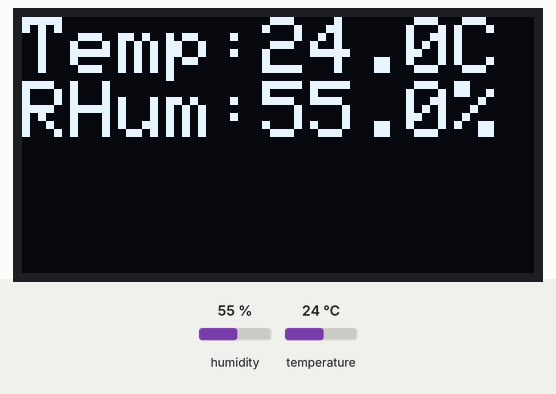
This program was run on a simulated Arduino Mega 2560, built with avr-gcc and run on an emulated ATmega2560. Parts: 128×64 one-colour display. The test bench sets the inputs (shaded band); at power-on: humidity 55 %, temperature 24 °C.

Above: at 1.2 s.
1.3 s: humidity set to 22 %
At 2.7 s:
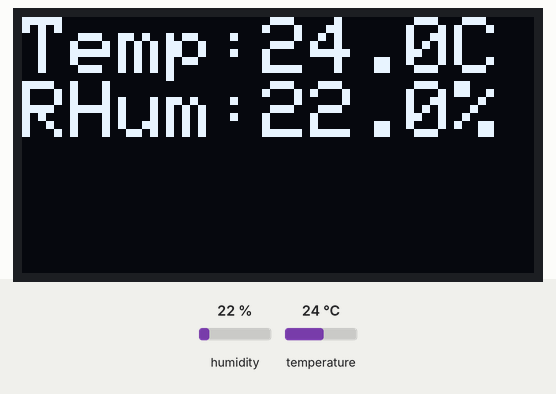
4.2 s: temperature set to 12 °C
At 5.7 s:
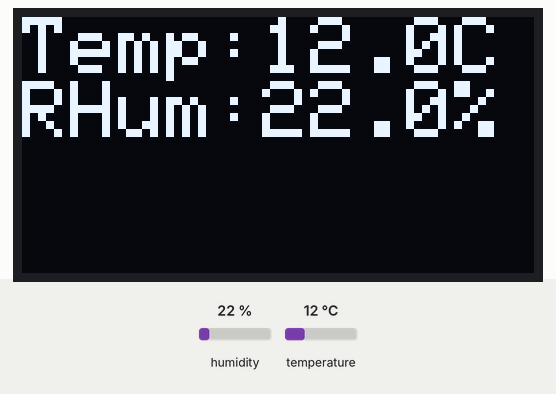
7.1 s: humidity set to 40 %
At 9.4 s:
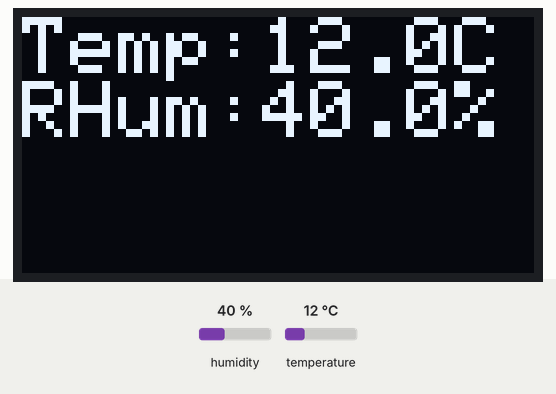
10.1 s: temperature set to 19 °C
At 11.2 s:
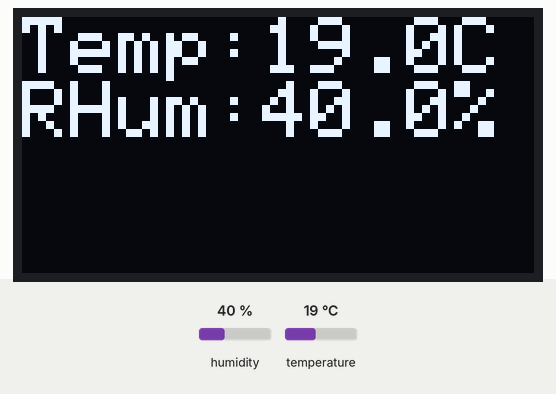
Timing chart, 0 to 13.1 s (numbered marks = the images above; inputs shaded):
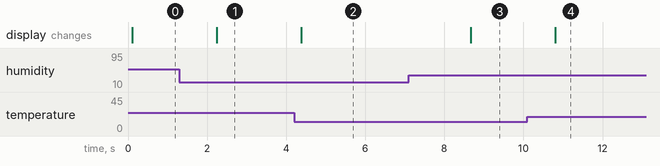

Measured:
- after the input at 1.3 s, the display: changes after 0.95 s (image 1)
- after the input at 4.2 s, the display: changes after 0.19 s (image 2)
- after the input at 7.1 s, the display: changes after 1.6 s (image 3)
- after the input at 10.1 s, the display: changes after 0.71 s (image 4)

The program:

main.cpp
```cpp
#include <Arduino.h>

#include <Adafruit_Sensor.h>
#include <DHT.h>
#include <DHT_U.h>

DHT dht11(2, DHT11, 1);

#include <Adafruit_GFX.h>
#include <Adafruit_SSD1306.h>
#include <SPI.h>
#include <Wire.h>

#define SCREEN_WIDTH 128
#define SCREEN_HEIGHT 64
#define OLED_RESET 4
#define OLED_ADDRESS 0x3C

Adafruit_SSD1306 oled(SCREEN_WIDTH, SCREEN_HEIGHT, &Wire, OLED_RESET);

void setup()
{
  // put your setup code here, to run once:
  dht11.begin();
  oled.begin(SSD1306_SWITCHCAPVCC, OLED_ADDRESS);

  oled.clearDisplay();
  oled.display();
}

void loop()
{
  // put your main code here, to run repeatedly:
  dht11.read();

  oled.clearDisplay();

  oled.setCursor(0, 0);
  oled.setTextColor(WHITE);
  oled.setTextSize(2);

  oled.print(F("Temp:"));
  oled.print(dht11.readTemperature(), 1);
  oled.println(F("C"));

  oled.print(F("RHum:"));
  oled.print(dht11.readHumidity(), 1);
  oled.println(F("%"));

  oled.display();

  delay(500);
}
```
